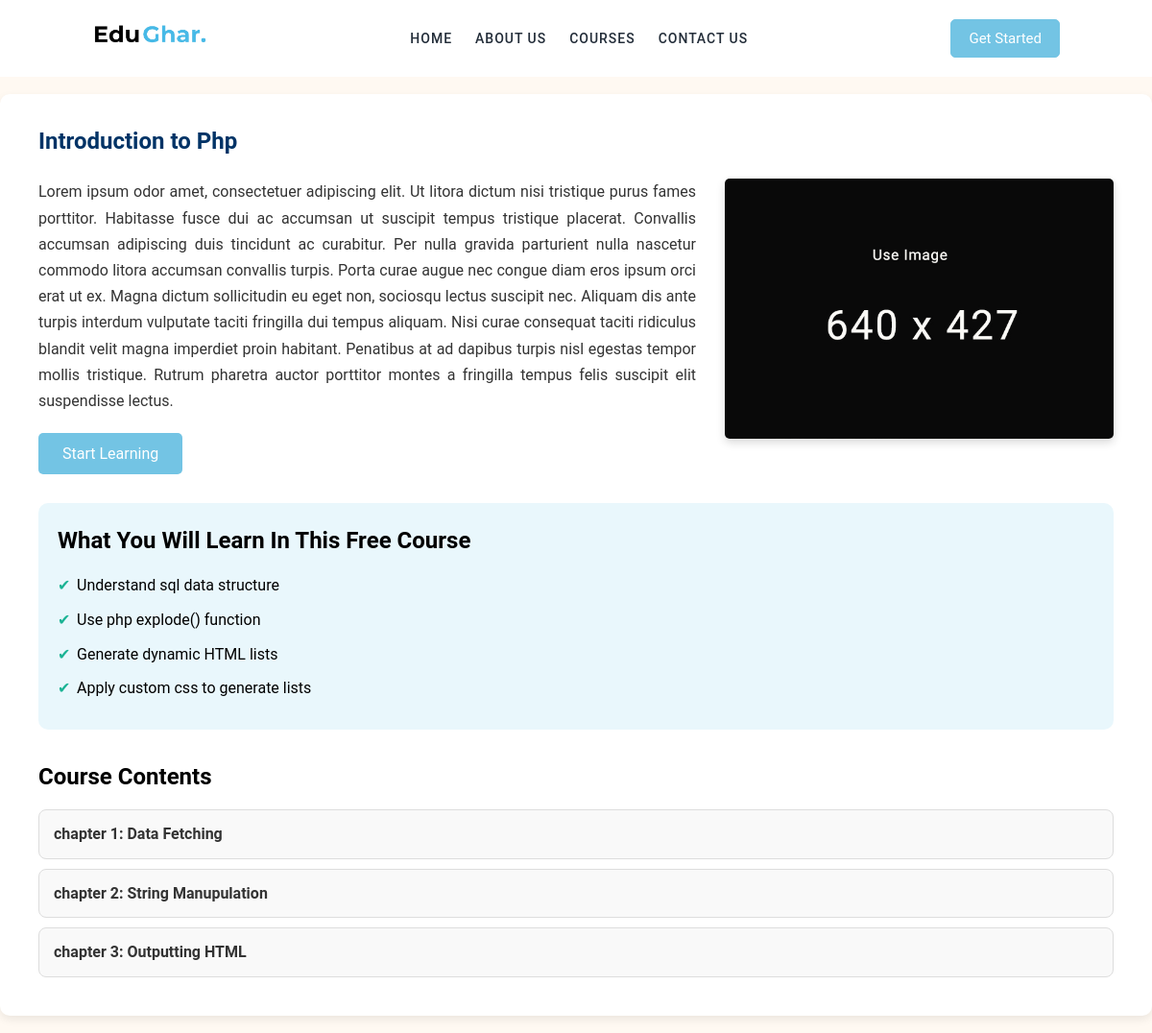
/Courses/Coursesinfo.php, run on the app's committed database.
### tables this page shows
create table courses_info(
id int primary key auto_increment,
title varchar(100),
main_description varchar(1000),
learning_outcomes varchar(500),
course_content varchar(500)
);

### Courses/Coursesinfo.php (the view, shortened to what this page needs)
<?php
$servername = "localhost";
$username = "root";
$pass = "Mysql@123";
$dbname = "file";
$conn = new mysqli($servername, $username, $pass, $dbname);
$sql = "SELECT * FROM courses_info";
$result = mysqli_query($conn, $sql);
$row = mysqli_fetch_assoc($result);
?>
<!DOCTYPE html>
<html>
<head>
	<link rel="stylesheet" type="text/css" href="courseinfo.css">
	<link rel="stylesheet" href="https://cdnjs.cloudflare.com/ajax/libs/font-awesome/6.1.1/css/all.min.css" />
	<link rel="stylesheet"
		href="https://cdnjs.cloudflare.com/ajax/libs/OwlCarousel2/2.3.4/assets/owl.carousel.min.css" />
	<link rel="stylesheet"
		href="https://cdnjs.cloudflare.com/ajax/libs/OwlCarousel2/2.3.4/assets/owl.theme.default.min.css" />
</head>
<body>
	<div class="website-container">
		<section class="home" id="home">
			<nav class="main-navbar">
				<a href="#" class="logo">
					<img src="images\logo1.png" alt="Logo">
				</a>
				<ul class="nav-list">
					<li><a href="">Home</a></li>
					<li><a href="">About Us</a></li>
					<li><a href="">Courses</a></li>
					<li><a href="">Contact Us</a></li>
				</ul>
				<a href="#" class="get-started-btn-container">
					<button class="get-started-btn btn">Get Started</button>
				</a>
			</nav>
		</section>
	</div>
	<div class="container">
		<?php
		echo '<section class="course-header">
				<h1>' . $row['title'] . '</h1>
			</section>
		<section class="course-info">
			<div class="info-content">
				<div class="text-section">
					<p>' . $row['main_description'] . '</p>
					<button class="start-btn">Start Learning</button>
				</div>
				<div class="image-section">
					<img src="images/courses/course-1.jpg" alt="Health and Social Care">
				</div>
			</div>
		</section>';
		?>
		<section class="learning-outcomes">
			<h2>What You Will Learn In This Free Course</h2>
			<?php
			$outcome_string = $row['learning_outcomes'];
			$outcome_array = explode(";", $outcome_string);
			foreach ($outcome_array as $outcome) {
				$clean_outcome = trim($outcome);
				if (!empty($clean_outcome)) {
					echo '<ul>
							<li>' . $clean_outcome . '</li>
						</ul>';
				}
			}
			?>
		</section>
		<section class="modules">
			<h2>Course Contents</h2>
			<?php
			$content_string = $row['course_content'];
			$content_array = explode(";", $content_string);
			foreach ($content_array as $content) {
				$clean_content = trim($content);
				if (!empty($clean_content)) {
					echo '
			<div class="module">
				<p>' . $clean_content . '</p>
			</div>';
				}
			}
			?>
		</section>
	</div>
</body>
</html>

### Courses/courseinfo.css (style rules this page uses)
* { margin: 0; padding: 0; box-sizing: border-box; font-family: 'Roboto', sans-serif; }
html { scroll-behavior: smooth; --primary-clr: #73C4E4; --primary-medium-clr: #d8e9df; --primary-light-clr: #edfaf1; --bg-clr-1: #ffffff; --dark-heading-clr: #232d39; --dark-text-clr: #6c757d; --light-heading-clr: #efefef; --light-text-clr: #cecece; }
button.btn { padding: 10px 18px; background-color: #73C4E4; color: white; font-size: 15px; border: 1px solid transparent; border-radius: 5px; cursor: pointer; transition: all 0.3s; }
body { width: 100%; min-height: 100vh; background-color: #FFF9F2; font-family: 'Open Sans', sans-serif; line-height: 1.6; }
.website-container { width: 100%; max-width: 1400px; min-height: 10vh; margin: 0px auto; }
.home .main-navbar { position: absolute; width: 100%; max-width: 1400px; height: 12vh; max-height: 80px; background-color: white; padding: 0px 8%; margin: 0px auto; display: flex; justify-content: space-between; align-items: center; z-index: 100; }
.main-navbar .logo { text-decoration: none; }
.main-navbar .logo img { width: 120px; height: auto; }
.main-navbar .nav-list { list-style: none; }
.main-navbar .nav-list li { display: inline-block; margin: 0px 10px; }
.main-navbar .nav-list li a { position: relative; color: var(--dark-heading-clr); font-weight: 500; font-size: 14px; text-transform: uppercase; text-decoration: none; letter-spacing: 1px; }
.main-navbar .nav-list li a::after { position: absolute; content: ''; width: 100%; height: 2px; background-color: var(--dark-heading-clr); left: 0; top: calc(100% + 2px); transition: all 0.3s; transform: scaleX(0); }
.main-navbar .get-started-btn { background-color: none; border: 1px solid #73C4E4; color: white; }
.container { max-width: 1300px; margin: 18px auto; background: #fff; border-radius: 10px; box-shadow: 0 4px 10px rgba(0,0,0,0.08); padding: 30px 40px; }
.course-header h1 { color: #003366; margin-bottom: 10px; }
.course-info { margin-top: 20px; }
.info-content { display: flex; align-items: flex-start; justify-content: space-between; gap: 30px; flex-wrap: wrap; }
.text-section { flex: 1 1 60%; }
.text-section p { text-align: justify; line-height: 1.7; color: #333; margin-bottom: 20px; }
.start-btn { background: #73C4E4; color: white; padding: 12px 25px; border: none; border-radius: 5px; font-size: 1rem; cursor: pointer; transition: 0.3s ease; }
.image-section { flex: 1 1 35%; text-align: right; }
.image-section img { width: 100%; max-width: 500px; border-radius: 5px; object-fit: cover; box-shadow: 0 4px 10px rgba(0, 0, 0, 0.15); }
.learning-outcomes { background: #e9f7fc; border-radius: 10px; padding: 20px; margin-top: 30px; }
.learning-outcomes h2 { margin-bottom: 15px; }
.learning-outcomes ul { list-style: none; margin-bottom: 10px; }
.learning-outcomes ul li { margin-bottom: 8px; position: relative; padding-left: 20px; }
.learning-outcomes ul li::before { content: "✔"; color: #1ab394; position: absolute; left: 0; }
.modules { margin-top: 30px; }
.modules h2 { margin-bottom: 15px; }
.module { border: 1px solid #ddd; border-radius: 8px; padding: 12px 15px; margin-bottom: 10px; background: #f9f9f9; transition: all 0.3s ease; }
.module p { font-weight: bold; color: #333; }

### data on the page
courses_info: title "Introduction to Php", main_description "Lorem ipsum odor amet, consectetuer adipiscing elit. Ut litora dictum nisi tristique purus fames porttitor. Habitasse fusce dui ac accumsan ut suscipit tempus tristique placerat. Convallis accumsan adipiscing duis tincidunt ac curabitur. Per nulla gravida parturient nulla nascetur commodo litora accumsan convallis turpis. Porta curae augue nec congue diam eros ipsum orci erat ut ex. Magna dictum sollicitudin eu eget non, sociosqu lectus suscipit nec. Aliquam dis ante turpis interdum vulputate taciti fringilla dui tempus aliquam. Nisi curae consequat taciti ridiculus blandit velit magna imperdiet proin habitant. Penatibus at ad dapibus turpis nisl egestas tempor mollis tristique. Rutrum…", learning_outcomes "Understand sql data structure", learning_outcomes "Use php explode() function", learning_outcomes "Generate dynamic HTML lists", learning_outcomes "Apply custom css to generate lists", course_content "chapter 1: Data Fetching", course_content "chapter 2: String Manupulation", course_content "chapter 3: Outputting HTML"
